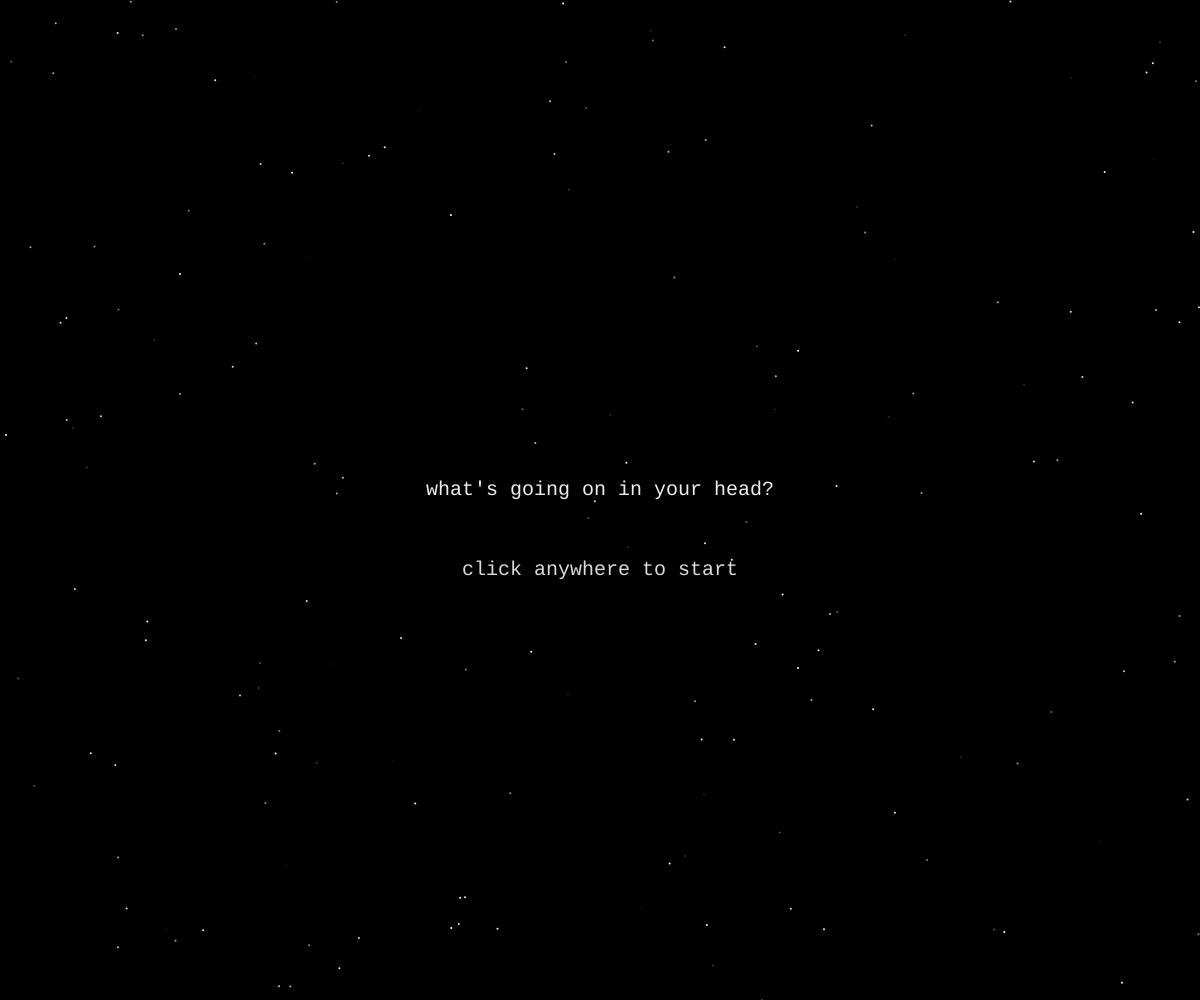
Frame 1 (no input)
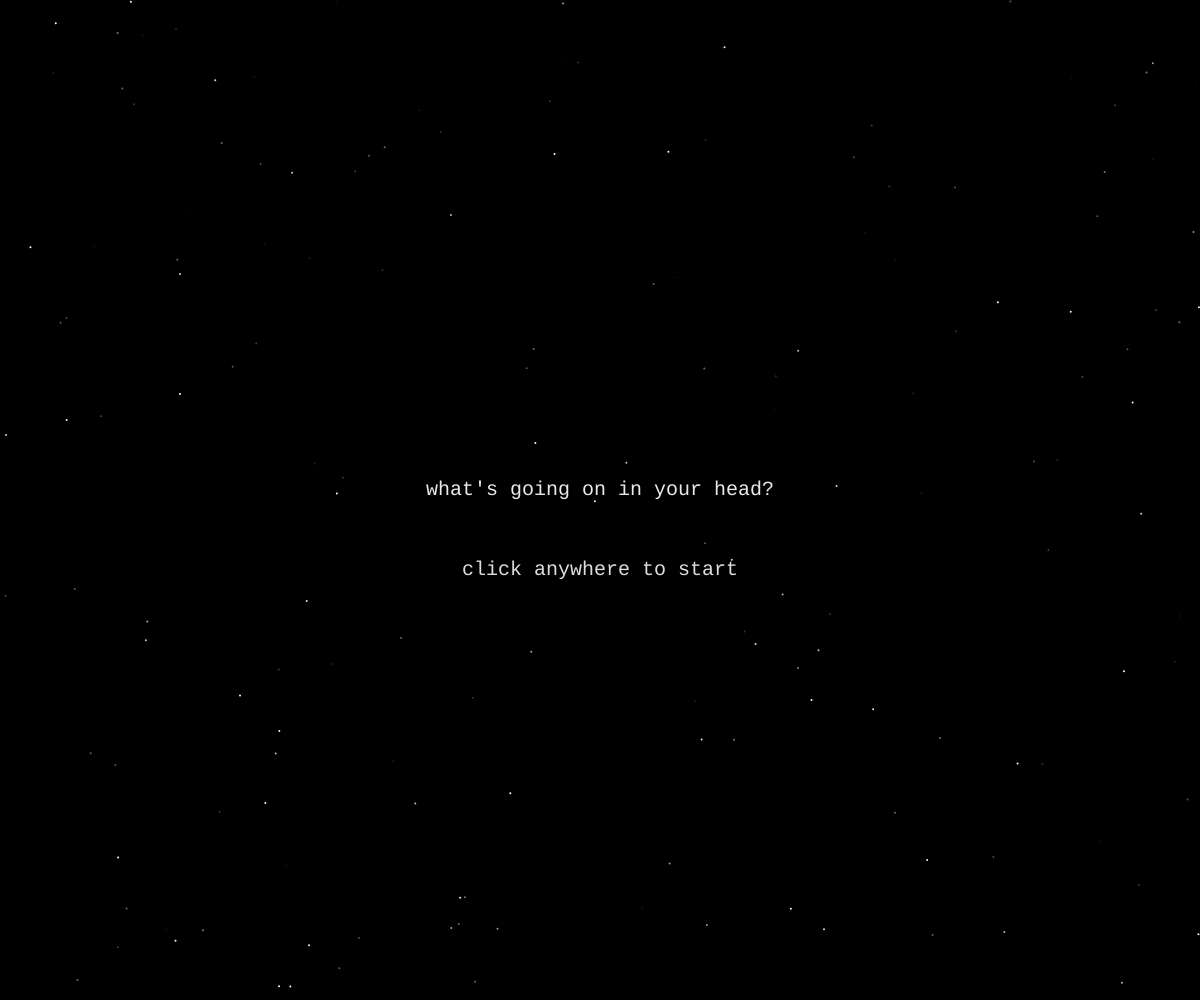
Frame 60 (no input)
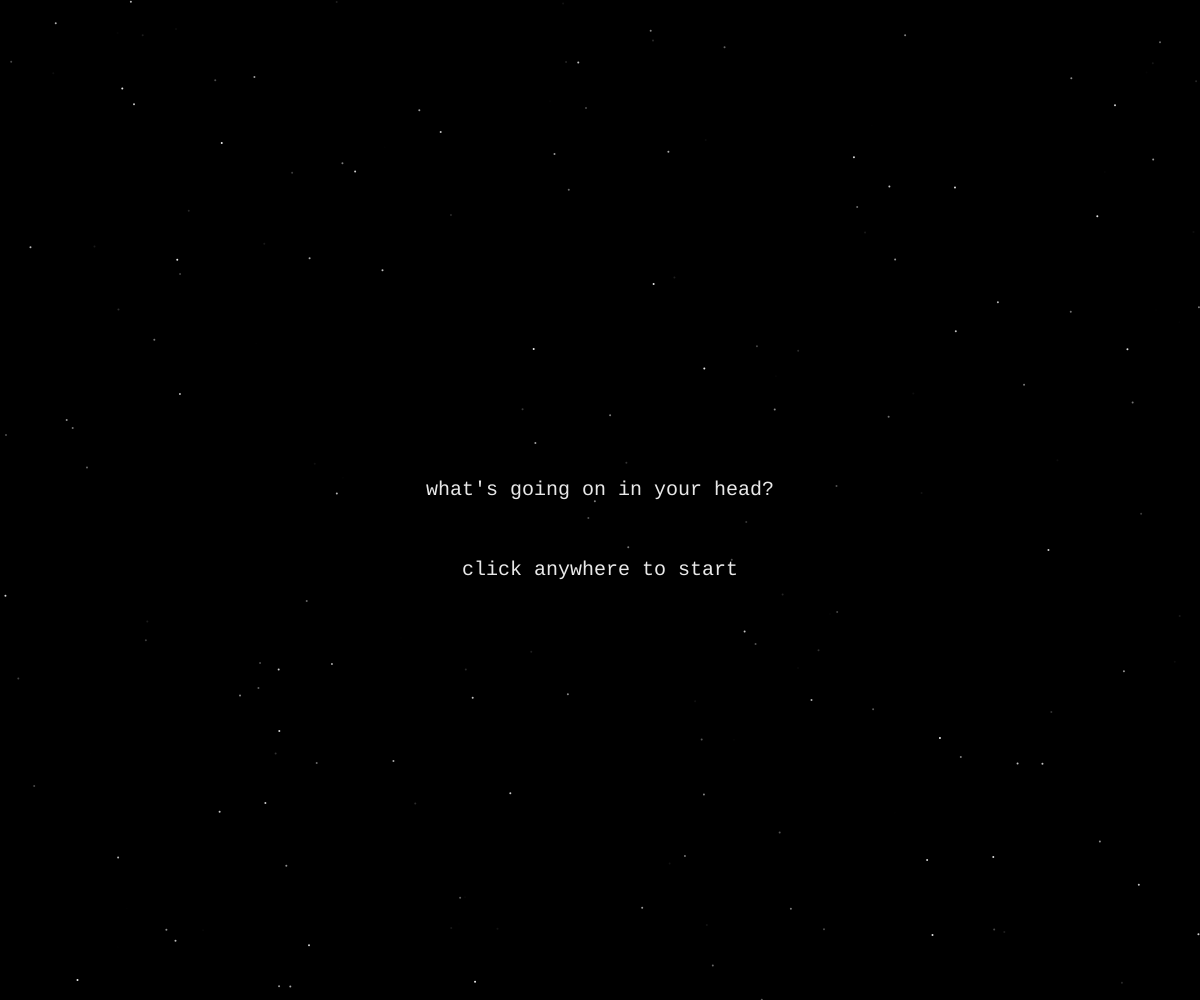
Frame 120 (the mouse pressed at the canvas centre since frame 60)

The p5.js sketch that drew these frames (run headless with seeded random() and noise() and a simulated clock; from frame 60 on, the mouse is pressed at the canvas centre):

// p5.js sketch
// ── sketch.js
// create an array to store star objects for drawStars()
let stars = [];
let numStars = 200; // number of stars

let currentScreen = 0; // starting screen at 0
let userChoices = {}; // storing all user choices here

function setup() {
  // set canvas size to video size
  createCanvas(windowWidth, windowHeight);

  // generate stars to add to the array
  for (i = 0; i < numStars; i++) {
    stars.push(new Star());
  }
}

function draw() {
  background(0);
  drawStars();

  // set starting point to center of the screen
  translate(width / 2, height / 2);

  text();

  // screen progression
  if (currentScreen === 0) {
    startScreen();
  } else if (currentScreen === 1) {
    screen1();
  } else if (currentScreen === 2) {
    screen2();
  } else if (currentScreen === 3) {
    screen3();
  } else if (currentScreen === 4) {
    endScreen();
  }
}

// --- creating the various screens ---

// screen 0: start screen
function startScreen() {
  // add text
  displayText("what's going on in your head?", 0, -20, width, false);
  displayText("click anywhere to start", 0, 60, width, false);
}

// screen 1
function screen1() {
  // add text
  displayText("to remember", -width * 0.3, 0, 150, true);
  displayText("to forget", width * 0.3, 0, 150, true);
}

// screen 2
function screen2() {
  // add text
  displayText("more", -width * 0.3, 0, 150, true);
  displayText("less", width * 0.3, 0, 150, true);
}

// screen 3
function screen3() {
  // add text
  displayText("a little at a time", -width * 0.3, 0, 150, true);
  displayText("all at once", width * 0.3, 0, 150, true);
}

// screen 4: end screen
// this is just a placeholder to display all the user selections.
// it will be replaced with a rendered webcam image in part 2
function endScreen() {
  // display choices
  displayText("your choices:", 0, -100);
  displayText(userChoices.screen1, 0, -50, width, false);
  displayText(userChoices.screen2, 0, 0, width, false);
  displayText(userChoices.screen3, 0, 50, width, false);
}

// --- creating a class for flickering stars in the background ---

class Star {
  constructor() {
    this.x = random(width);
    this.y = random(height);
    this.timer = random(0, 5); // generate a random starting value to offset the flicker
  }

  show() {
    // sin(this.timer) produces a value between -1 and 1
    // map it to (0,1) to adjust the alpha to produce the flickering effect
    let flicker = map(sin(this.timer), -1, 1, 0, 1);
    fill(255, 255, 255, flicker * 255);
    ellipse(this.x, this.y, 2, 2);
    // increment the timer to animate the flickering effect
    this.timer += 0.02;
  }
}

// mouse interactions for selections
function mouseClicked() {
  if (currentScreen === 0) {
    // move on to the next screen when clicked
    currentScreen = 1;
  } else if (currentScreen === 1) {
    // if mouse is clicked on the left option
    if (mouseInside(-width * 0.3, 0)) {
      // save the option and move on to the next screen
      userChoices.screen1 = "to remember";
      currentScreen = 2;
    } else if (mouseInside(width * 0.3, 0)) {
      userChoices.screen1 = "to forget";
      currentScreen = 2;
    }
  } else if (currentScreen === 2) {
    // if mouse is clicked on the left side
    if (mouseInside(-width * 0.3, 0)) {
      userChoices.screen2 = "more";
      currentScreen = 3;
    } else if (mouseInside(width * 0.3, 0)) {
      userChoices.screen2 = "less";
      currentScreen = 3;
    }
  } else if (currentScreen === 3) {
    // if mouse is clicked on the left side
    if (mouseInside(-width * 0.3, 0)) {
      userChoices.screen3 = "a little at a time";
      currentScreen = 4;
    } else if (mouseInside(width * 0.3, 0)) {
      userChoices.screen3 = "all at once";
      currentScreen = 4;
    }
  }
}

// checking if mouse is within bounds of the option
// x,y: center point for the text option
function mouseInside(x, y) {
  // have to convert mouse coordinates since the center is translated to 0,0
  let mx = mouseX - width / 2;
  let my = mouseY - height / 2;
  // return a boolean: is the mouse within 100px of the option?
  return dist(mx, my, x, y) < 100;
}

// background with flickering stars
function drawStars() {
  // draw the stars from the array
  noStroke();
  fill("white");
  // loop through the array and render the stars
  for (i = 0; i < stars.length; i++) {
    stars[i].show();
  }
}

// creating a function to display stylized text
// t: text string, x,y: coordinates, w: max width of the textbox, hover: whether there is a hover state
function displayText(t, x, y, w, hover) {
  push();
  // stylize the text
  textFont("Courier New");
  // make the texts flicker slightly with noise
  // mapping the noise to (0.8,1) to make it more subtle
  flicker = map(noise(random(1, 1000)), 0, 1, 0.8, 1);
  fill(255, 255, 255, flicker * 255);
  textSize(20);
  // align text and textbox to center so it's easier to adjust the coordinates
  textAlign(CENTER);
  rectMode(CENTER);

  // highlight text if mouse is within bounds
  if (hover) {
    if (mouseInside(x, y)) {
      stroke(255, 200);
      strokeWeight(2);
    }
  }

  text(t, x, y, w);

  pop();
}
